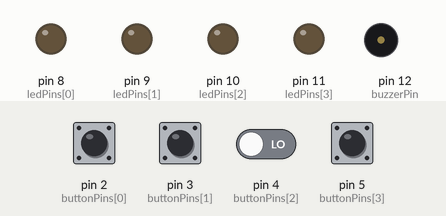
A sketch run on a simulated Arduino Uno, built with avr-gcc and run on an emulated ATmega328P. Parts: output pins drawn as LEDs (lit = HIGH), buzzer (waves = sounding). The test bench sets the inputs (shaded band); at power-on: pin 2 (buttonPins[0]), pin 3 (buttonPins[1]), pin 4 (buttonPins[2]), pin 5 (buttonPins[3]) LOW. Random numbers use the default seed unless the sketch sets one.

Above: at 2.4 s.
2.5 s: pin 2 (buttonPins[0]) pulled HIGH for 0.15 s
At 4.35 s:
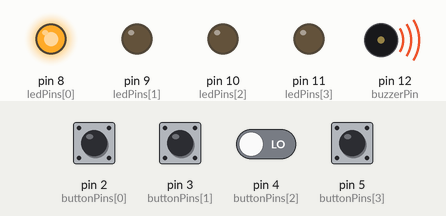
5.6 s: pin 3 (buttonPins[1]) pulled HIGH for 0.15 s
At 6.2 s:
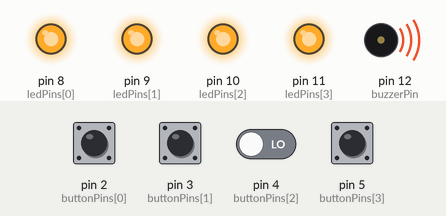
8.3 s: pin 3 (buttonPins[1]) driven HIGH and pin 4 (buttonPins[2]) driven HIGH
At 11.0 s:
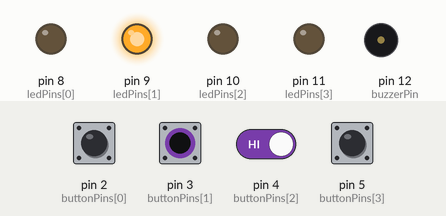
11.3 s: pin 3 (buttonPins[1]) driven LOW
At 13.0 s:
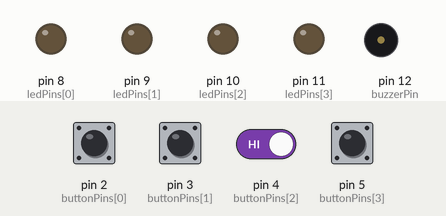
13.8 s: pin 3 (buttonPins[1]) driven HIGH
At 16.05 s:
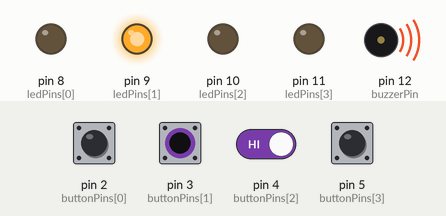
Timing chart, 0 to 17.7 s (numbered marks = the images above; inputs shaded):
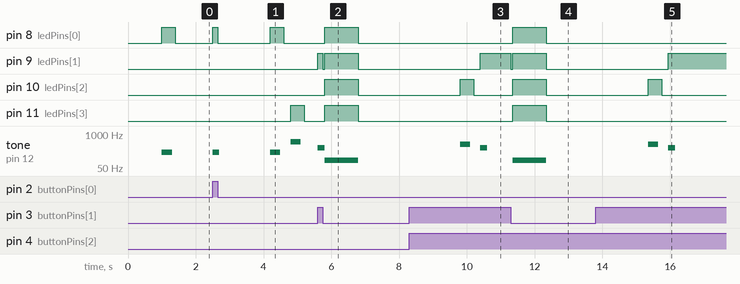

Measured:
- after the input at 2.5 s, pin 8 (ledPins[0]): LOW → HIGH at once, → LOW 0.15 s later, → HIGH 1.6 s later, → LOW 0.40 s later; pin 11 (ledPins[3]): LOW → HIGH after 2.3 s, → LOW 0.40 s later; tone on pin 12 (buzzerPin): plays 200 Hz for 0.20 s, 200 Hz for 0.30 s, 500 Hz for 0.30 s, starting at once
- after the input at 5.6 s, pin 8 (ledPins[0]), pin 10 (ledPins[2]), pin 11 (ledPins[3]): LOW → HIGH after 0.20 s, → LOW 1.0 s later; pin 9 (ledPins[1]): LOW → HIGH at once, → LOW 0.15 s later, → HIGH 0.05 s later, → LOW 1.0 s later; tone on pin 12 (buzzerPin): silent → 300 Hz at once, → 100 Hz 0.20 s later, → silent 1.0 s later
- after the input at 8.3 s, pin 9 (ledPins[1]): LOW → HIGH after 2.1 s
- after the input at 11.3 s, pin 8 (ledPins[0]), pin 10 (ledPins[2]), pin 11 (ledPins[3]): LOW → HIGH after 0.05 s, → LOW 1.0 s later; pin 9 (ledPins[1]): HIGH → LOW at once, → HIGH 0.05 s later, → LOW 1.0 s later; tone on pin 12 (buzzerPin): silent → 100 Hz after 0.05 s, → silent 1.0 s later
- after the input at 13.8 s, pin 9 (ledPins[1]): LOW → HIGH after 2.2 s

The sketch:

sz_jmon_mondja1.ino
```cpp
#define MAX_LEVEL 100

const int ledPins[] = {8, 9, 10, 11};
const int buttonPins[] = {2, 3, 4, 5};
const int buzzerPin = 12;

int sequence[MAX_LEVEL];
int currentLevel = 0;
int step = 0;

// Állapotgép (FSM) állapotai
enum GameState { START, PLAY_SEQ, WAIT_INPUT, GAME_OVER };
GameState state = START;

void setup() {
  for (int i = 0; i < 4; i++) {
    pinMode(ledPins[i], OUTPUT);
    pinMode(buttonPins[i], INPUT); // Külső lehúzó ellenállást használunk
  }
  pinMode(buzzerPin, OUTPUT);
  randomSeed(analogRead(0)); // Véletlenszám-generátor inicializálása
}

void loop() {
  switch (state) {
    case START:
      currentLevel = 0;
      nextLevel();
      state = PLAY_SEQ;
      break;

    case PLAY_SEQ:
      delay(1000);
      playSequence();
      state = WAIT_INPUT;
      break;

    case WAIT_INPUT:
      if (checkPlayerInput()) {
        if (step == currentLevel) {
          delay(500);
          nextLevel();
          state = PLAY_SEQ;
        }
      } else {
        state = GAME_OVER;
      }
      break;

    case GAME_OVER:
      playGameOver();
      delay(2000);
      state = START;
      break;
  }
}

void nextLevel() {
  sequence[currentLevel] = random(0, 4);
  currentLevel++;
  step = 0;
}

void playSequence() {
  for (int i = 0; i < currentLevel; i++) {
    int pin = sequence[i];
    digitalWrite(ledPins[pin], HIGH);
    tone(buzzerPin, 200 + pin * 100, 300);
    delay(400);
    digitalWrite(ledPins[pin], LOW);
    delay(200);
  }
}

bool checkPlayerInput() {
  int expected = sequence[step];

  while (true) {
    for (int i = 0; i < 4; i++) {
      if (digitalRead(buttonPins[i]) == HIGH) {
        digitalWrite(ledPins[i], HIGH);
        tone(buzzerPin, 200 + i * 100, 200);

        while (digitalRead(buttonPins[i]) == HIGH); // Várakozás a gomb elengedésére

        digitalWrite(ledPins[i], LOW);
        delay(50);

        if (i == expected) {
          step++;
          return true;
        } else {
          return false; // Rossz gomb, játék vége
        }
      }
    }
  }
}

void playGameOver() {
  for (int i = 0; i < 4; i++) {
    digitalWrite(ledPins[i], HIGH);
  }
  tone(buzzerPin, 100, 1000); // Hibajelzés
  delay(1000);
  for (int i = 0; i < 4; i++) {
    digitalWrite(ledPins[i], LOW);
  }
}
```
